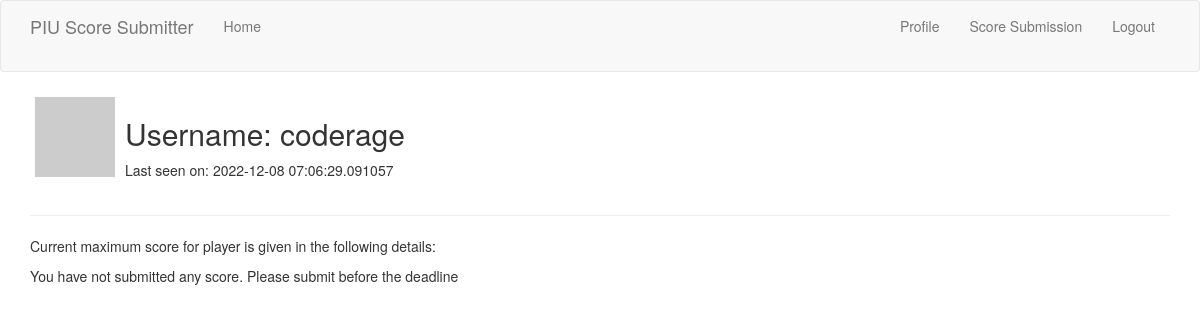
Before: /user/coderage (signed in) with the older database file.
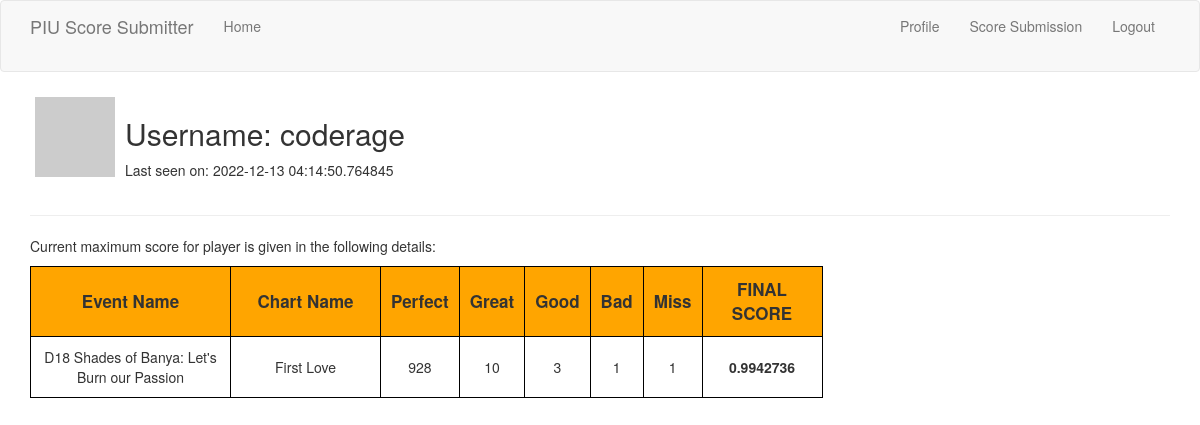
After: the same page with the newer database file.
### app/models.py (models this page shows, shortened)
class User(UserMixin, db.Model):
    id = db.Column(db.Integer, primary_key = True)
    username = db.Column(db.String(64), index = True, unique = True)
    email = db.Column(db.String(128), index = True, unique = True)
    password_hash = db.Column(db.String(128))
    about_me = db.Column(db.String(200))
    last_seen = db.Column(db.DateTime, default = datetime.utcnow)
    scores = db.relationship('Score', backref='author', lazy='dynamic')
    def avatar(self, size):
        digest = md5(self.email.lower().encode('utf-8')).hexdigest()
        return 'https://www.gravatar.com/avatar/{}?d=identicon&s={}'.format(digest, size)

class Score(db.Model):
    id = db.Column(db.Integer, primary_key = True)
    username = db.Column(db.String(64))
    event = db.Column(db.String(200))
    chart = db.Column(db.String(200))
    perfect = db.Column(db.Integer, default = 0)
    great = db.Column(db.Integer, default = 0)
    good = db.Column(db.Integer, default = 0)
    bad = db.Column(db.Integer, default = 0)
    miss = db.Column(db.Integer, default = 0)
    finalScore = db.Column(db.Float)
    user_id = db.Column(db.Integer, db.ForeignKey('user.id'))

### app/routes.py (the view)
@web.route('/user/<username>')
@login_required
def user(username):
    user = User.query.filter_by(username = username).first_or_404()
    scores = Score.query.filter_by(username = username).all()
    all_scores = []
    if len(scores) > 0:
        all_charts = sorted(set(s.chart for s in scores))
        all_events = sorted(set(s.event for s in scores))
        for event in all_events:
            for chart in all_charts:
                score_events = [s for s in scores if s.event == event and s.chart == chart]
                details = max(score_events, key = lambda p: p.finalScore)
                details.event_name = events[details.event]
                all_scores.append(details)
    if len(all_scores) == 0:
        all_scores = None
    return render_template("user.html", user = user, all_scores = all_scores)

### app/models.py (called while the page is built)
@login.user_loader
def load_user(id):
    return User.query.get(int(id))

### app/routes.py (called while the page is built)
@web.before_request
def before_request():
    if current_user.is_authenticated:
        current_user.last_seen = datetime.utcnow()
        db.session.commit()

### app/templates/user.html (shortened to what this page needs)
{% extends "base.html" %}
{% block app_content %}
    <div>
        <table class="firstTable">
            <tr valign="top">
                <td><img src="{{ user.avatar(256) }}"></td>
                <td>
                    <h2>Username: {{ user.username }}</h2>
                    {% if user.last_seen %}<p>Last seen on: {{ user.last_seen }}</p>{% endif %}
                </td>
            </tr>
        </table>
    </div>
    <hr>
    <p>Current maximum score for player is given in the following details:</p>
    {% if all_scores %}
    <div>
        <table class="secondTable">
            <colgroup>
                <col style="width:200px">
                <col style="width:150px">
                <col>
                <col>
                <col>
                <col>
                <col>
                <col style="width:120px">
            </colgroup>
            <tr>
                <th><b>Event Name</b></th>
                <th><b>Chart Name</b></th>
                <th><b>Perfect</b></th>
                <th><b>Great</b></th>
                <th><b>Good</b></th>
                <th><b>Bad</b></th>
                <th><b>Miss</b></th>
                <th><b>FINAL SCORE</b></th>
            </tr>
            {% for details in all_scores %}
            <tr>
                <td>{{ details.event_name }}</td>
                <td>{{ details.chart }}</td>
                <td>{{ details.perfect }}</td>
                <td>{{ details.great }}</td>
                <td>{{ details.good }}</td>
                <td>{{ details.bad }}</td>
                <td>{{ details.miss }}</td>
                <td><b>{{ details.finalScore }}</b></td>
            </tr>
            {% endfor %}
        </table>
    </div>
    {% else %}
    <p>You have not submitted any score. Please submit before the deadline</p>
    {% endif %}
{% endblock %}

### app/templates/base.html (shortened to what this page needs)
{% extends 'bootstrap/base.html' %}
{% block navbar %}
    <nav class="navbar navbar-default">
        <div class="container">
            <div class="navbar-header">
                <a class="navbar-brand" href="{{ url_for('home') }}">PIU Score Submitter</a>
            </div>
            <div class="collapse navbar-collapse" id="bs-example-navbar-collapse-1">
                <ul class="nav navbar-nav">
                    <li><a href="{{ url_for('home') }}">Home</a></li>
                </ul>
                <ul class="nav navbar-nav navbar-right">
                    {% if current_user.is_anonymous %}
                    <li><a href="{{ url_for('login') }}">Login</a></li>
                    {% else %}
                    <li><a href="{{ url_for('user', username=current_user.username) }}">Profile</a></li>
                    <li><a href = "{{ url_for('score') }}">Score Submission</a><br></li>
                    <li><a href="{{ url_for('logout') }}">Logout</a></li>
                    {% endif %}
                </ul>
            </div>
        </div>
    </nav>
{% endblock %}
{% block content %}
    <div class="container">
        {% block app_content %}
        {% endblock %}
    </div>
{% endblock %}

### app/templates/user.html (style rules this page uses)
.firstTable, .firstTable th, .firstTable td { border: 1px }
.firstTable th, .firstTable td { padding : 5px; text-align: left; }
.secondTable, .secondTable th, .secondTable td { border: 1px solid black; border-collapse: collapse; }
.secondTable th, .secondTable td { padding: 10px; text-align: center; }
.secondTable th { background-color: orange; font-size: 17px; }
.secondTable colgroup { width: 50px }

Changed rows visible on the page:
changed User "coderage": last_seen "2022-12-08 07:06:29.091057" → "2022-12-13 04:14:50.764845"
added Score: event_name "D18 Shades of Banya: Let's Burn our Passion", chart "First Love", perfect "928", great "10", good "3", bad "1", miss "1", finalScore "0.9942736"
Other visible differences:
text no longer shown: "You have not submitted any score. Please submit before the deadline"
text now shown: "Event Name Chart Name Perfect Great Good Bad Miss FINAL SCORE"
